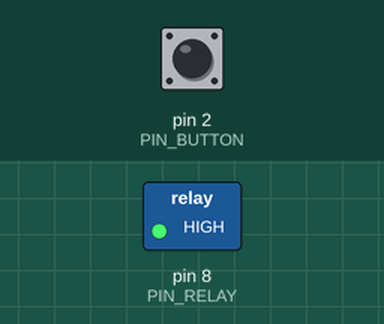
Recording of a sketch running on a simulated Arduino Uno, built with avr-gcc and run on an emulated ATmega328P. Parts: switched loads named in the sketch (green lamp = pin HIGH). The inputs (shaded band) are chosen by the test bench; at power-on: pin 2 (PIN_BUTTON) HIGH. What the sketch prints to the serial monitor is not drawn.

Above: at 1.2 s.
1.3 s: pin 2 (PIN_BUTTON) pulled LOW for 0.15 s
At 2.5 s:
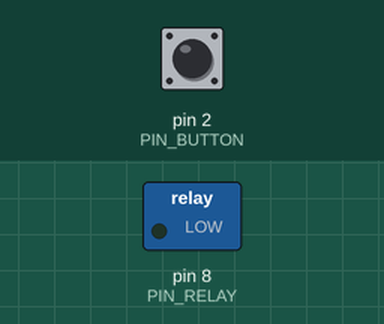
2.9 s: pin 2 (PIN_BUTTON) pulled LOW for 1 s
At 3.7 s:
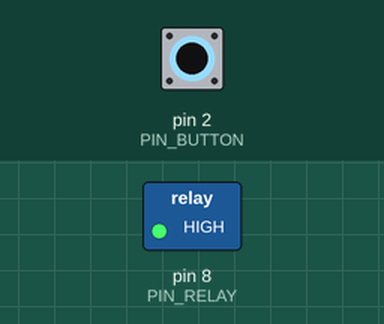
5.4 s: pin 2 (PIN_BUTTON) pulled LOW for 3.2 s
At 6.8 s:
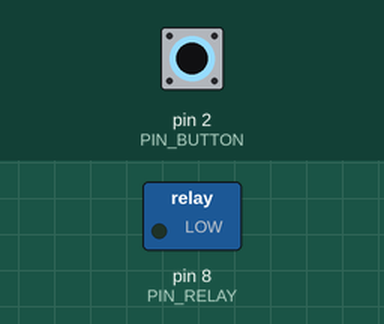
Timing chart, 0 to 8.4 s (numbered marks = the images above; inputs shaded):
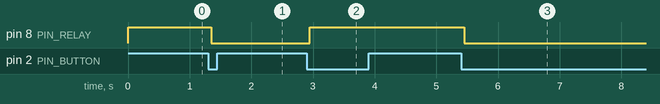

The sketch:

05.ino
```cpp
const int PIN_RELAY = 8;
const int PIN_BUTTON = 2;

bool relayState = false;       // false = ปิด, true = เปิด
int lastButtonState = HIGH;
int buttonState = HIGH;

unsigned long lastDebounceTime = 0;
const unsigned long debounceDelay = 50;

void setup() {
  pinMode(PIN_RELAY, OUTPUT);
  pinMode(PIN_BUTTON, INPUT_PULLUP);

  // โมดูลรีเลย์ Active LOW: HIGH = ปิด
  digitalWrite(PIN_RELAY, HIGH);

  Serial.begin(9600);
  Serial.println("ระบบพร้อมใช้งาน");
  Serial.println("กดปุ่มเพื่อเปิด/ปิดรีเลย์");
  Serial.println("Relay: OFF");
}

void loop() {
  int reading = digitalRead(PIN_BUTTON);

  // ตรวจพบการเปลี่ยนแปลงของปุ่ม
  if (reading != lastButtonState) {
    lastDebounceTime = millis();
  }

  // รอให้สัญญาณนิ่งก่อนประมวลผล
  if ((millis() - lastDebounceTime) > debounceDelay) {
    if (reading != buttonState) {
      buttonState = reading;

      // ตรวจเฉพาะตอนกดปุ่ม
      if (buttonState == LOW) {
        relayState = !relayState;

        if (relayState == true) {
          digitalWrite(PIN_RELAY, LOW);   // เปิดรีเลย์
          Serial.println("Relay: ON");
        } else {
          digitalWrite(PIN_RELAY, HIGH);  // ปิดรีเลย์
          Serial.println("Relay: OFF");
        }
      }
    }
  }

  lastButtonState = reading;
}
```

Measured:
- after the input at 1.3 s, pin 8 (PIN_RELAY): HIGH → LOW after 0.05 s
- after the input at 2.9 s, pin 8 (PIN_RELAY): LOW → HIGH after 0.05 s
- after the input at 5.4 s, pin 8 (PIN_RELAY): HIGH → LOW after 0.05 s
